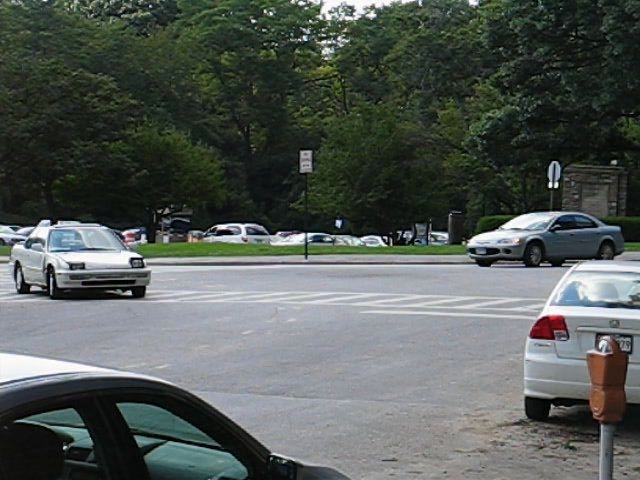
#> input picture frame 3 of HW3/cars5.avi, 640 x 480 px, given in place of SLIDE.avi, which was not available
$ jupyter execute 206260762.ipynb   (text cells are left out)
#> lines starting #> are read from the running program, lines starting #| are printed output that depends on the picture; pictures that were not available may be replaced by others from this repository, and a replacement may not be noted
[cell 1]
import cv2
import matplotlib
import matplotlib.pyplot as plt
import numpy as np
from scipy.linalg import null_space
from scipy.signal import convolve, convolve2d

[cell 2]
import platform
print("Python version: ", platform.python_version())
print("Numpy version: ", np.__version__)

[cell 3]
def frames_from_video(video, rgb=False):
#> called with rgb = True
    frame_n = int(video.get(cv2.CAP_PROP_FRAME_COUNT))
    mapper = cv2.COLOR_BGR2RGB if rgb else cv2.COLOR_BGR2GRAY
    frames = np.array([cv2.cvtColor(video.read()[1], mapper) for _ in range(frame_n)])
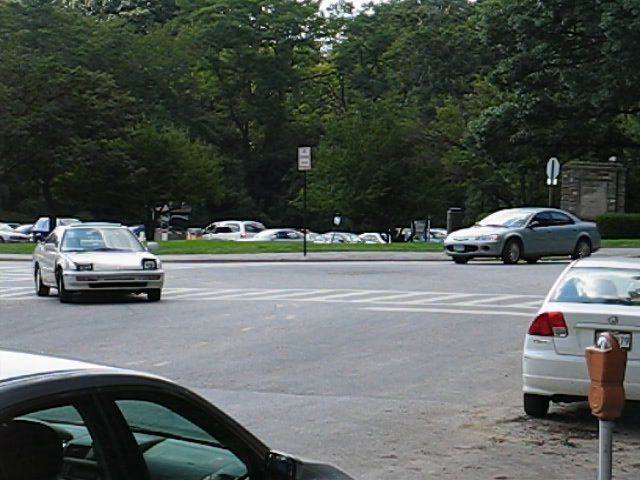
#> input picture frame 9 of HW3/cars5.avi, 640 x 480 px, given in place of SLIDE.avi, which was not available
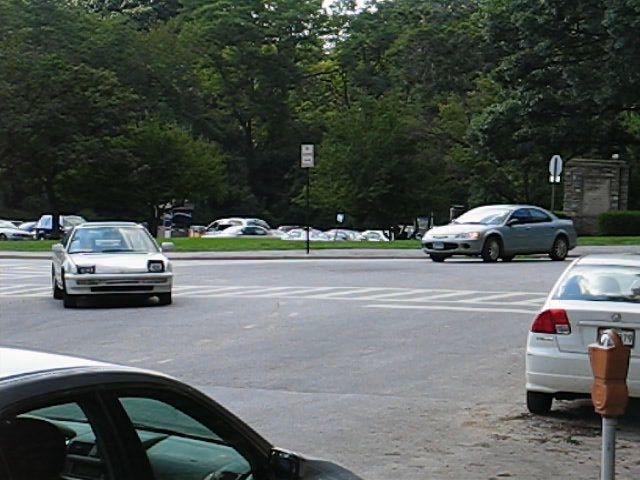
#> input picture frame 15 of HW3/cars5.avi, 640 x 480 px, given in place of SLIDE.avi, which was not available
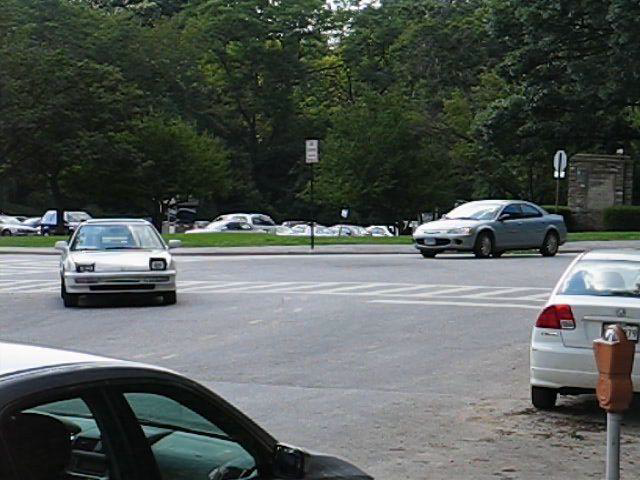
#> input picture frame 18 of HW3/cars5.avi, 640 x 480 px, given in place of SLIDE.avi, which was not available
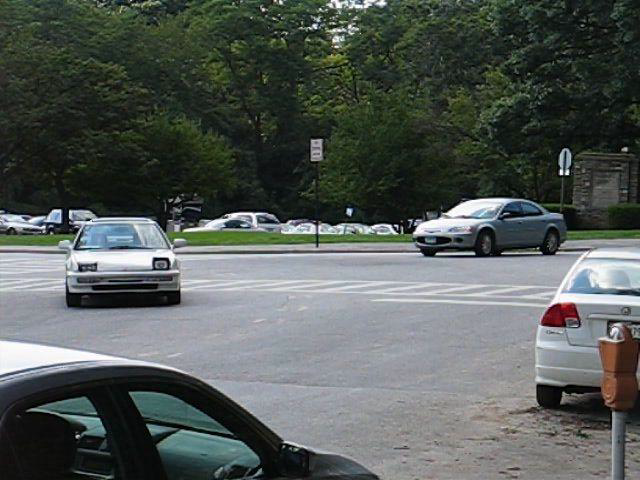
#> input picture frame 19 of HW3/cars5.avi, 640 x 480 px, given in place of SLIDE.avi, which was not available
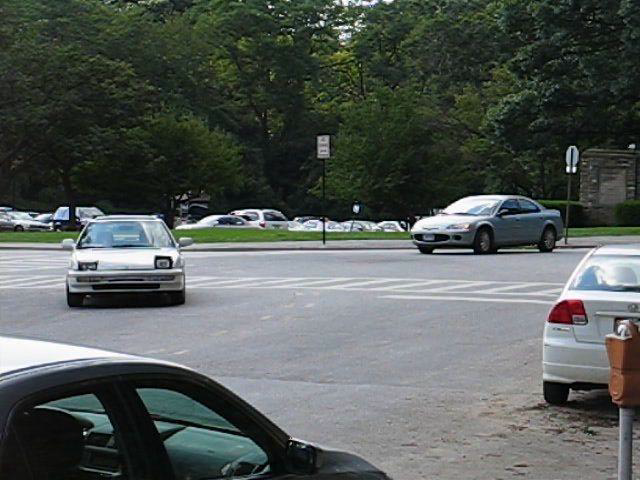
#> input picture frame 21 of HW3/cars5.avi, 640 x 480 px, given in place of SLIDE.avi, which was not available
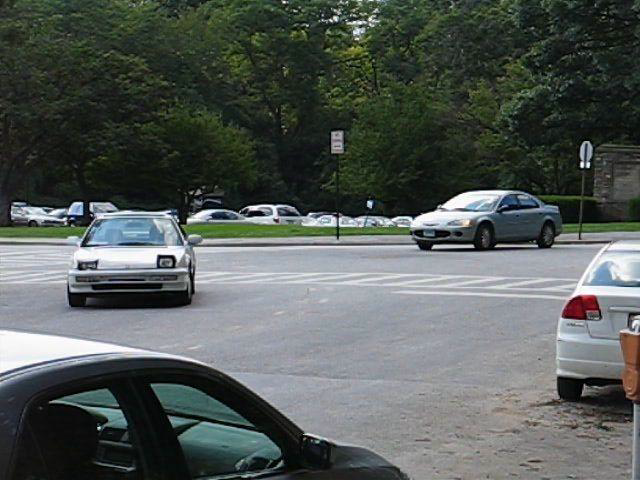
#> input picture frame 24 of HW3/cars5.avi, 640 x 480 px, given in place of SLIDE.avi, which was not available
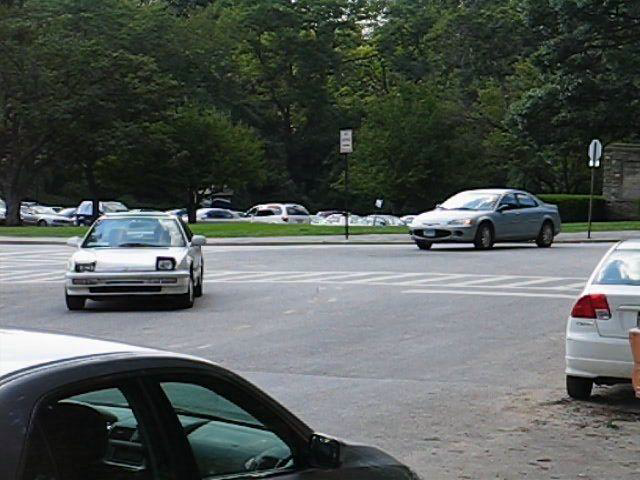
#> input picture frame 26 of HW3/cars5.avi, 640 x 480 px, given in place of SLIDE.avi, which was not available
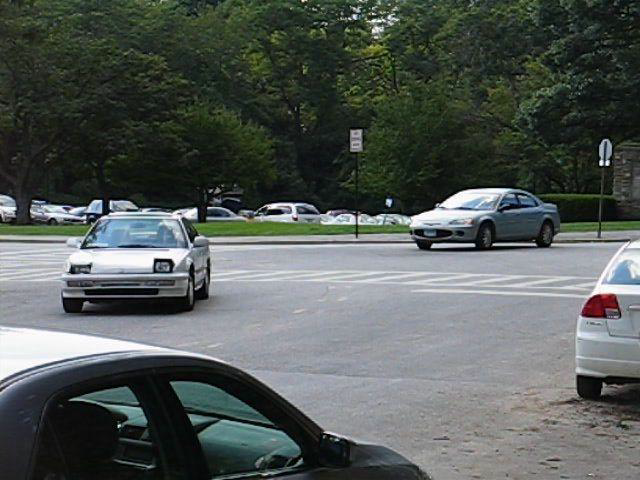
#> input picture frame 28 of HW3/cars5.avi, 640 x 480 px, given in place of SLIDE.avi, which was not available
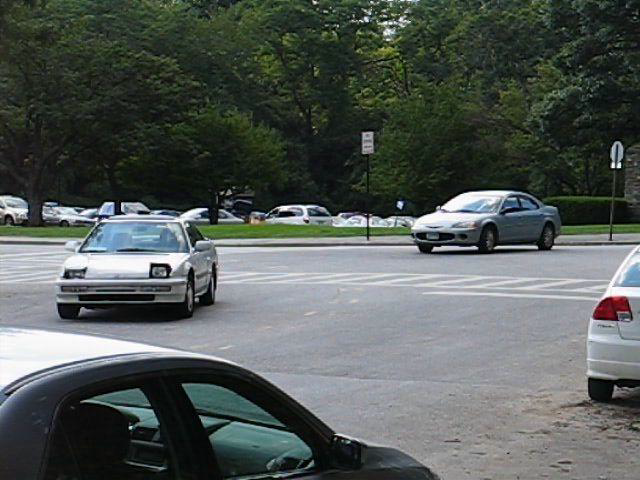
#> input picture frame 30 of HW3/cars5.avi, 640 x 480 px, given in place of SLIDE.avi, which was not available
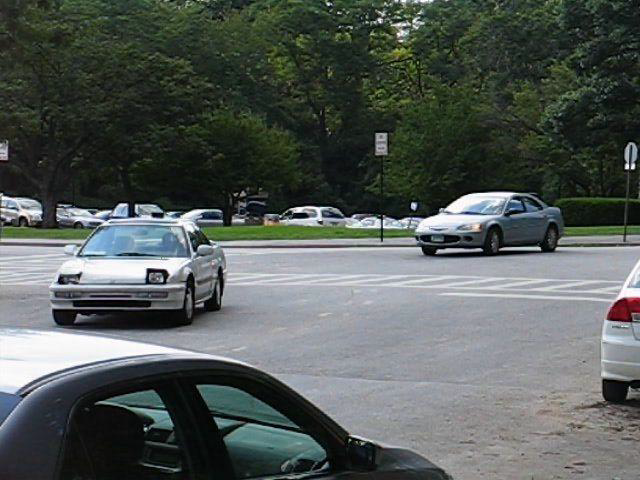
#> input picture frame 32 of HW3/cars5.avi, 640 x 480 px, given in place of SLIDE.avi, which was not available
    return frames

def median_change_detection(video, k1, k2, th, rgb=False):
    frames = frames_from_video(video, rgb)
    background = []

    for i in range(len(frames)):
        if i % k2 == 0:
            img = np.median(frames[i:k1+i], axis=0)
        background.append(img)

    distance = np.abs(frames - background).astype(int)
    frames[distance.mean(axis=3)<th] = 0  # We choose to average the RGB

    return frames
